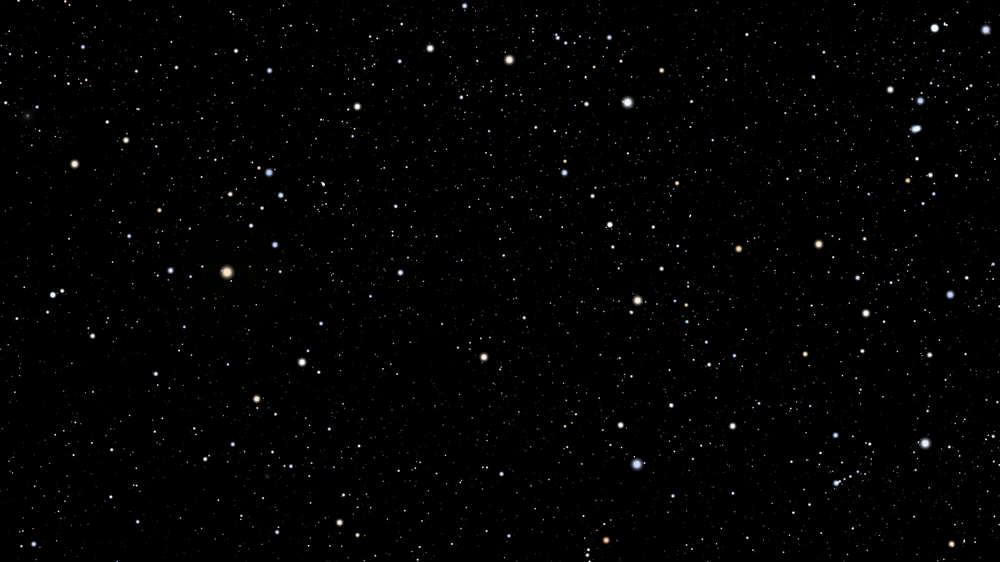
#> input picture Fotos_stellarium/Fotos/Triangulum Australe.png, 1000 x 562 px, shrunk from 1536 x 864 before the run
$ python pre-processamento.py
#> lines starting #> are read from the running program, lines starting #| are printed output that depends on the picture
import cv2 as cv
import numpy as np
import os

def openImage(path):
    image = cv.imread(path)
#> image is the input picture: shape (562, 1000, 3); mean B, G, R 2.3, 2.3, 2.3

    if image is None:
        print("Erro: Não foi possível carregar a imagem.")

    return image

# pre processamento das imagens
def preProcessing(image):

    image_gray = cv.cvtColor(image, cv.COLOR_BGR2GRAY)

    # aplicando um filtro gaussiano de kernel size x size na imagem
    size = 25
    blur = cv.GaussianBlur(image_gray, (size,size), 0)
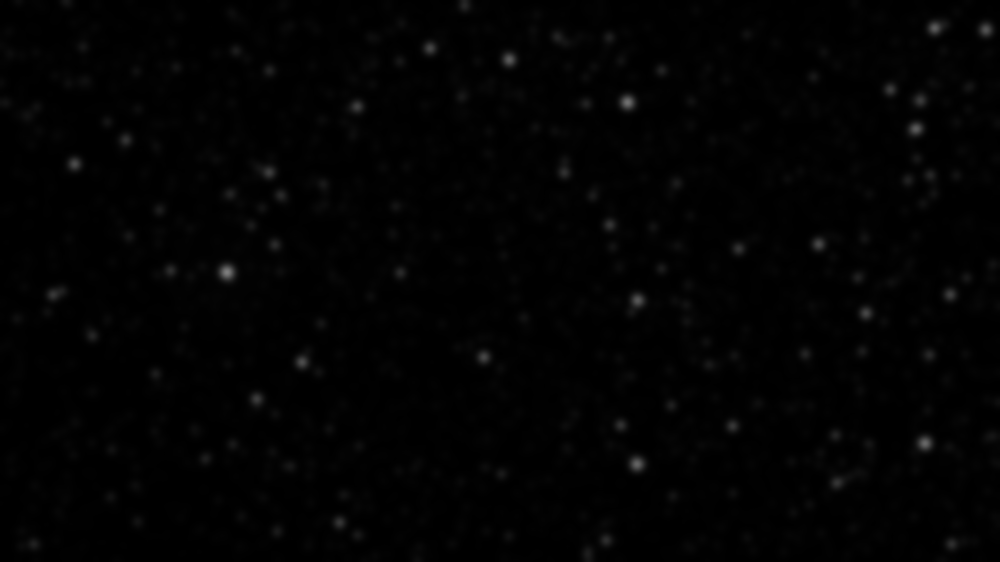
#> blur: shape (562, 1000); min 0, max 125, mean 2.2

    # aplicando threshold na imagem
    limiar = 130
    _, image_b = cv.threshold(blur, limiar, 255, cv.THRESH_BINARY)
#> image_b: shape (562, 1000); every value is 0

    return image_b

# funcao que mostra as principais estrelas detectadas
def showImage(image_binaria, image_original):
    # encontrar contornos das estrelas
    contours, _ = cv.findContours(image_binaria, cv.RETR_EXTERNAL, cv.CHAIN_APPROX_SIMPLE)
#> contours = []

    # inicializar uma lista para armazenar as coordenadas dos pontos de interesse
    keypoints = []

    # adiciona os pontos de interesse dos contornos na lista
    for contour in contours:
        M = cv.moments(contour)
        if M["m00"] != 0:
            cX = int(M["m10"] / M["m00"])
            cY = int(M["m01"] / M["m00"])
            keypoints.append((cX, cY))
#> this loop made 0 passes
#> after the loop, keypoints = []

    # printa a coordenada das estrelas detectadas
    print("Coordenadas das principais estrelas identificadas:\n")
    for kp in keypoints:
        cv.circle(image_original, kp, 8, (0, 0, 255), -1)
        print(kp)

    cv.imshow("Principais Estrelas detectadas", image_original)
    cv.waitKey(0) #espera pressionar qualquer tecla
    cv.destroyAllWindows()

# main program
if __name__ == '__main__':

    path0 = os.path.join('..', 'Fotos_stellarium', 'Fotos', 'Triangulum Australe.png')
    path1 = "test1.jpeg"

    image = openImage(path0)

    showImage(preProcessing(image), image)
